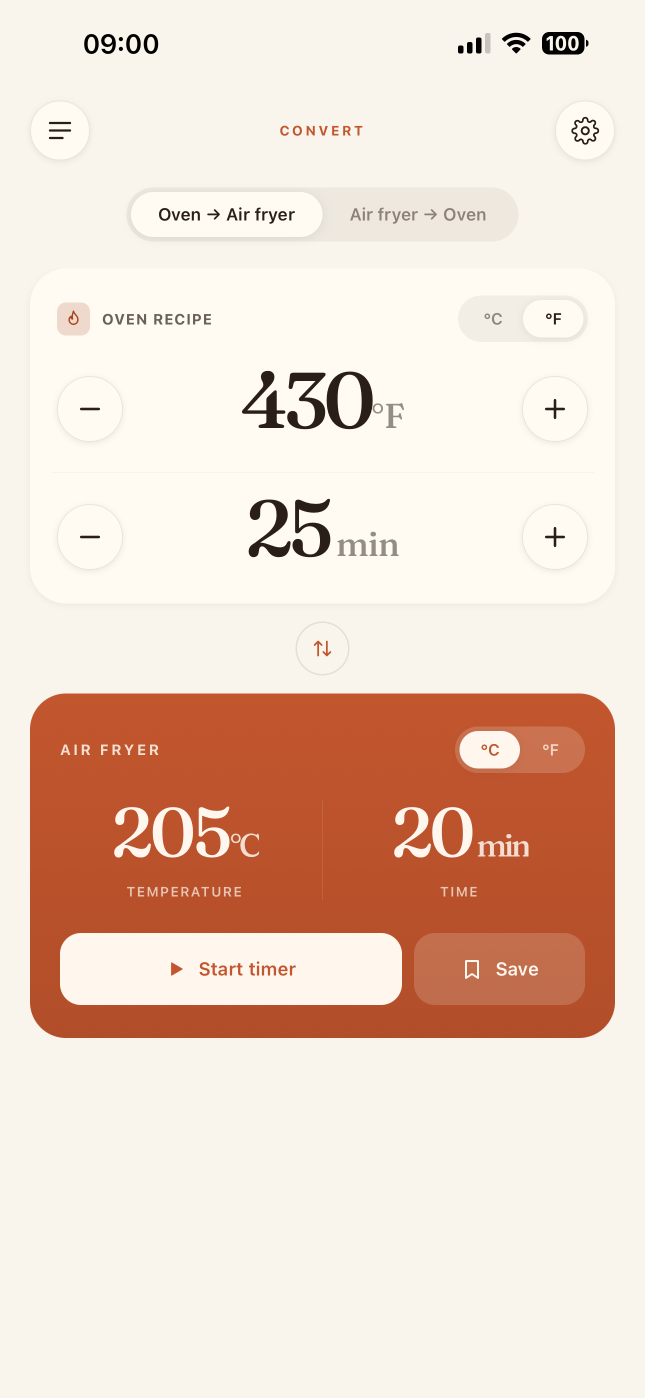
#> input picture app/assets/IMG_9937.PNG, 1290 x 2796 px (shown at 1/2 size); its folder holds only this picture in this run
$ python pad_screenshots.py
#> lines starting #> are read from the running program, lines starting #| are printed output that depends on the picture
from PIL import Image
from pathlib import Path

SRC = Path(__file__).parent.parent / "assets"
OUT = SRC / "screenshots-asc"
OUT.mkdir(exist_ok=True)

TARGET_W, TARGET_H = 1320, 2868

for src in sorted(SRC.glob("IMG_99*.PNG")):
    img = Image.open(src).convert("RGB")
#> img is the input picture: PIL image 1290x2796 RGB; mean R, G, B 237, 213.8, 199.5
    w, h = img.size
    if (w, h) != (1290, 2796):
        print(f"SKIP {src.name}: unexpected size {w}x{h}")
        continue

    top_color = img.getpixel((w // 2, 0))
#> top_color = (250, 245, 236)
    bottom_color = img.getpixel((w // 2, h - 1))
#> bottom_color = (250, 245, 236)
    side_color = img.getpixel((0, h // 2))
#> side_color = (250, 245, 236)

    pad_x = (TARGET_W - w) // 2
    pad_y = (TARGET_H - h) // 2

    canvas = Image.new("RGB", (TARGET_W, TARGET_H), side_color)
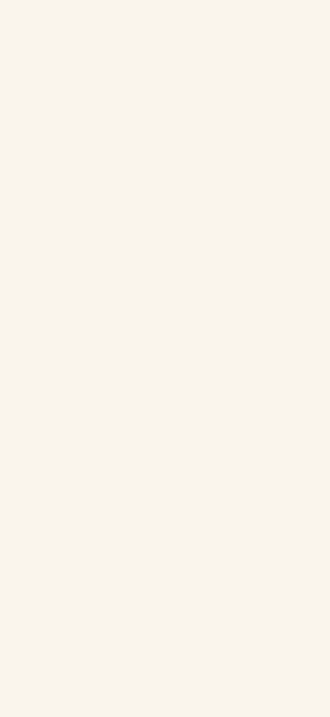
#> canvas: PIL image 1320x2868 RGB (shown at 1/4 size); mean R, G, B 250, 245, 236
    if top_color != side_color:
        canvas.paste(Image.new("RGB", (TARGET_W, pad_y), top_color), (0, 0))
    if bottom_color != side_color:
        canvas.paste(
            Image.new("RGB", (TARGET_W, TARGET_H - pad_y - h), bottom_color),
            (0, pad_y + h),
        )
    canvas.paste(img, (pad_x, pad_y))
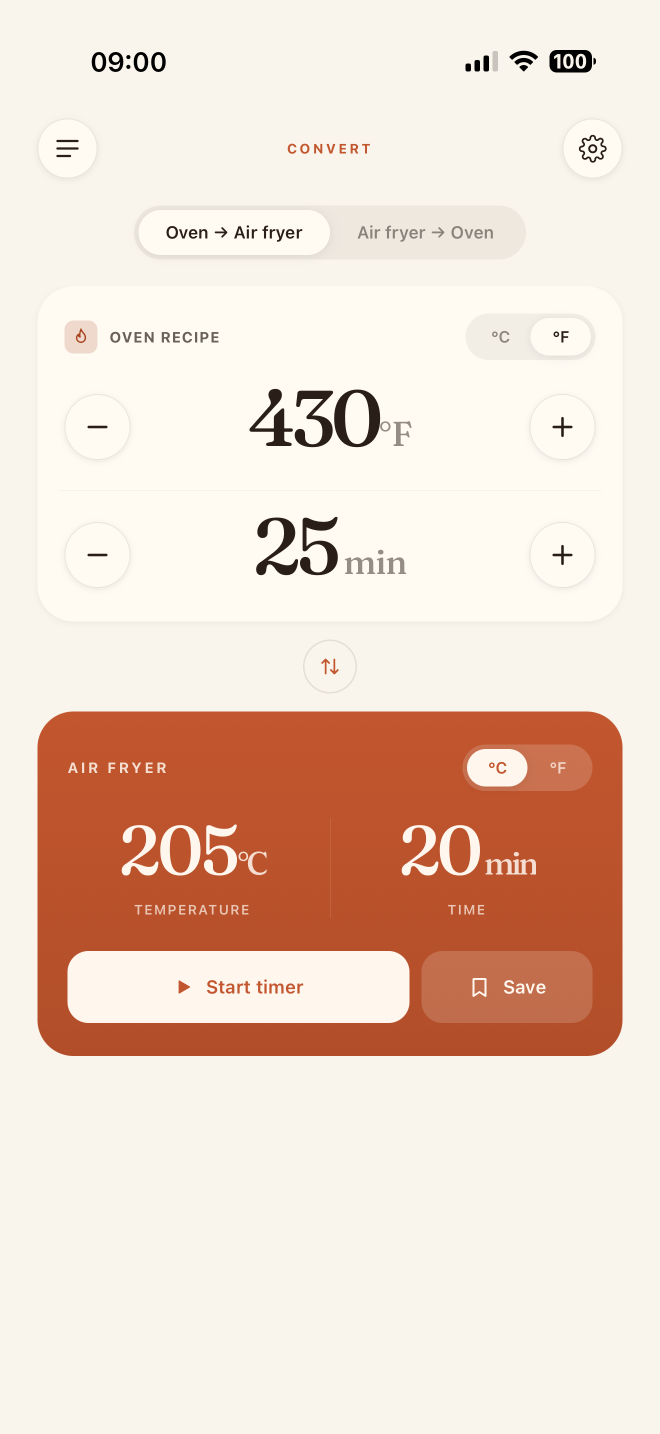
#> canvas: PIL image 1320x2868 RGB (shown at 1/2 size); mean R, G, B 237.6, 215.2, 201.3

    dst = OUT / src.name
    canvas.save(dst, "PNG")
    print(f"OK   {src.name}: sides={side_color} top={top_color} bot={bottom_color}")
#| OK   IMG_9937.PNG: sides=(250, 245, 236) top=(250, 245, 236) bot=(250, 245, 236)

$ run again, on app/assets/IMG_9941.PNG
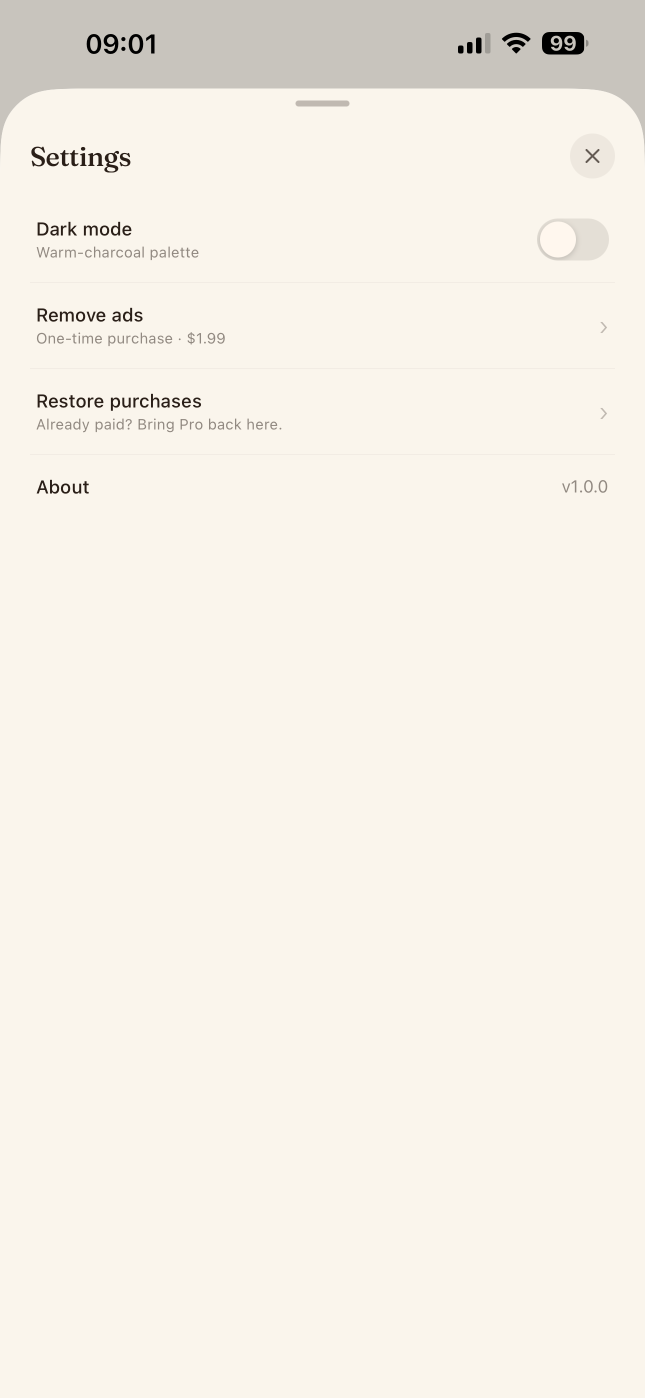
#> input picture app/assets/IMG_9941.PNG, 1290 x 2796 px (shown at 1/2 size)
#> img is the input picture: PIL image 1290x2796 RGB; mean R, G, B 245.5, 240.5, 231.7
#> top_color = (200, 196, 189)
#> bottom_color = (250, 245, 236)
#> `canvas.paste(img, (pad_x, pad_y))`:
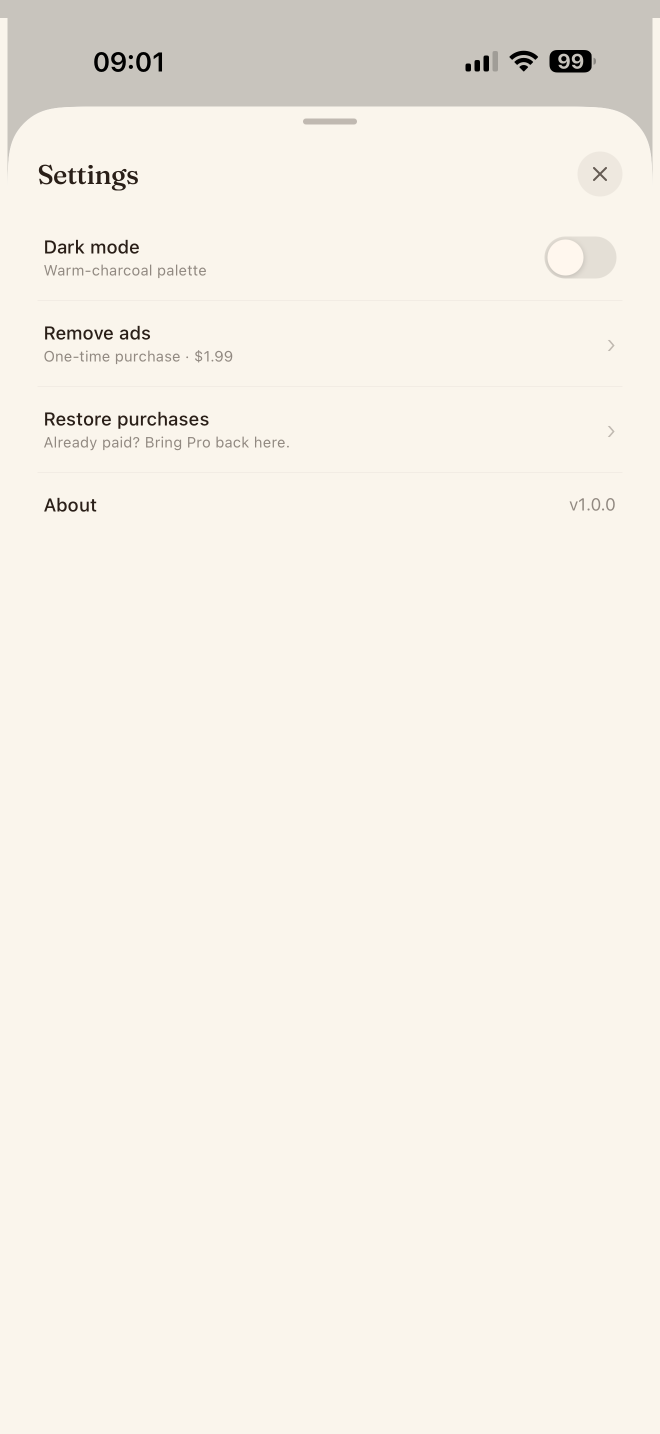
#> canvas: PIL image 1320x2868 RGB (shown at 1/2 size); mean R, G, B 245.1, 240.1, 231.3
#| OK   IMG_9941.PNG: sides=(250, 245, 236) top=(200, 196, 189) bot=(250, 245, 236)

$ run again, on app/assets/IMG_9942.PNG
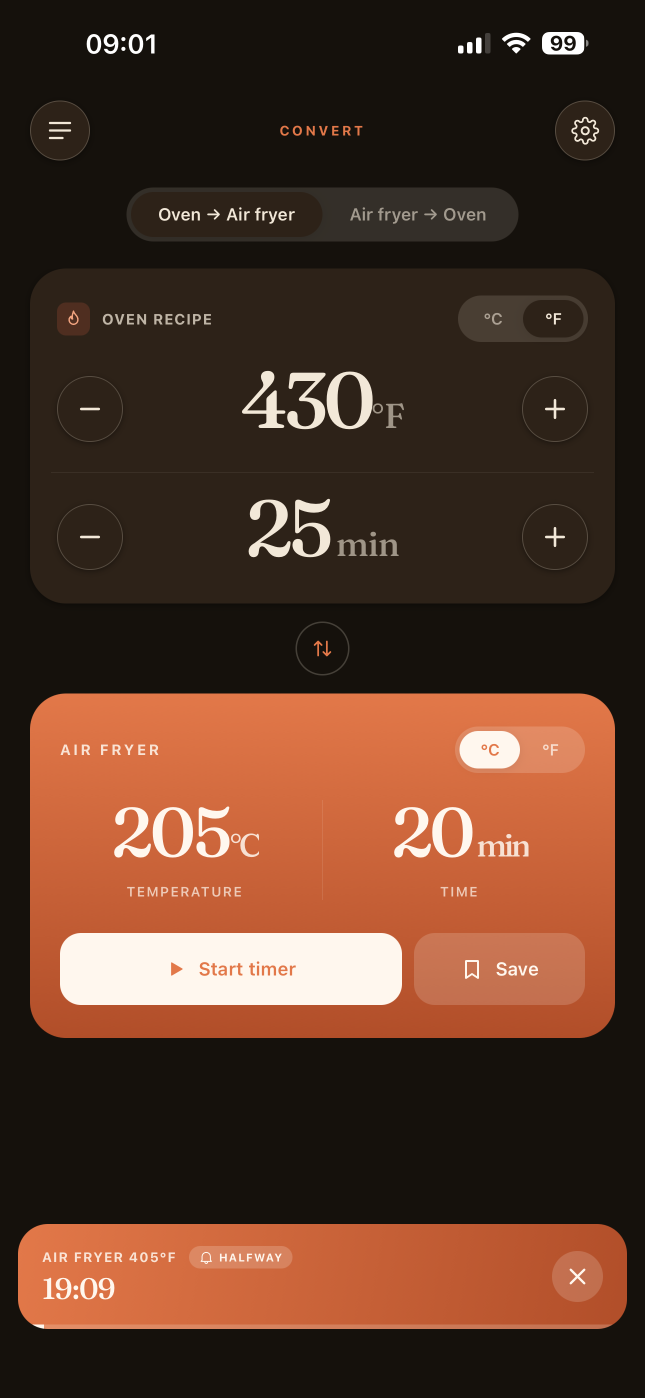
#> input picture app/assets/IMG_9942.PNG, 1290 x 2796 px (shown at 1/2 size)
#> img is the input picture: PIL image 1290x2796 RGB; mean R, G, B 84.5, 53.8, 38
#> top_color = (21, 17, 12)
#> `canvas = Image.new("RGB", (TARGET_W, TARGET_H), side_color)`:
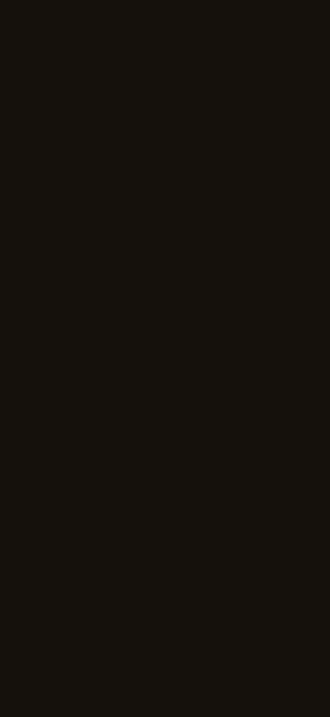
#> canvas: PIL image 1320x2868 RGB (shown at 1/4 size); mean R, G, B 21, 17, 12
#> `canvas.paste(img, (pad_x, pad_y))`:
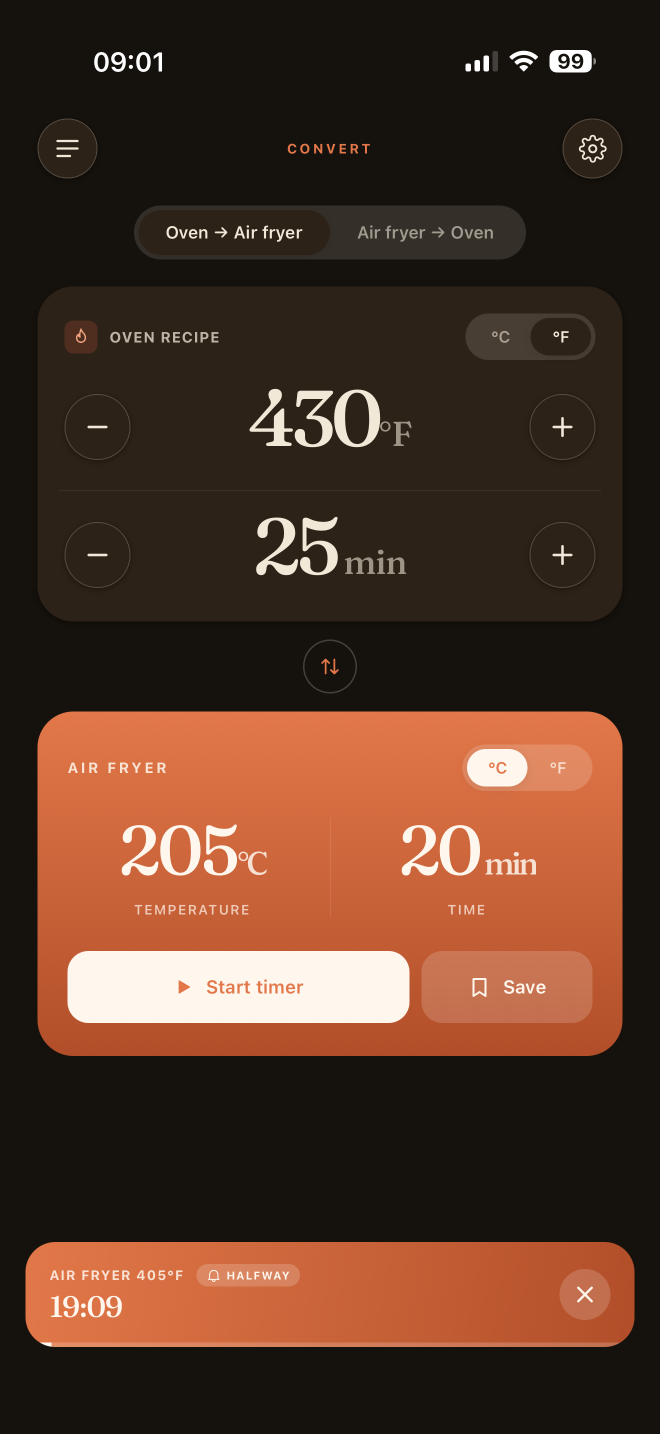
#> canvas: PIL image 1320x2868 RGB (shown at 1/2 size); mean R, G, B 81.5, 52.1, 36.8
#| OK   IMG_9942.PNG: sides=(21, 17, 12) top=(21, 17, 12) bot=(21, 17, 12)
